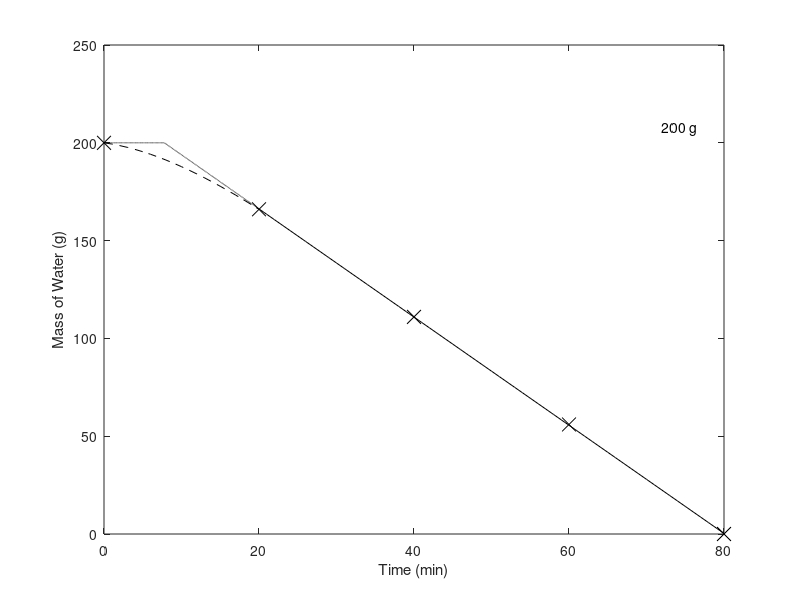

MATLAB code to generate this figure: (Note: this script raises an error after producing the figure.)
clear
clc
clf
close all

% Evporation rate data
time = [0,20,40,60,80];
fmass = [200,1595-1429,1540-1429,1485-1429,0];

% Graph plot
plot(time,fmass,'kx','MarkerSize',10)
xlabel('Time (min)')
ylabel('Mass of Water (g)')
interpolyfit1 = polyfit(time(1:5),fmass(1:5),5);
interpolyfit2 = polyfit(time(2:5),fmass(2:5),1);
hold on
plot(0:0.01:20,[200*ones(1,778), polyval(interpolyfit2,7.775768535:0.01:20)],'k-.')
plot(0:20,polyval(interpolyfit1,0:20),'k--')
plot(20:80,polyval(interpolyfit2,20:80),'k-')
text(72,207.5,'200 g','Color','k')
yline(200,'k:')
ylim([0 225])
corrcoef(time(2:5),fmass(2:5))
legend({'Data','Linear Rate','Theorised Rate'},'location','southwest','EdgeColor','White')